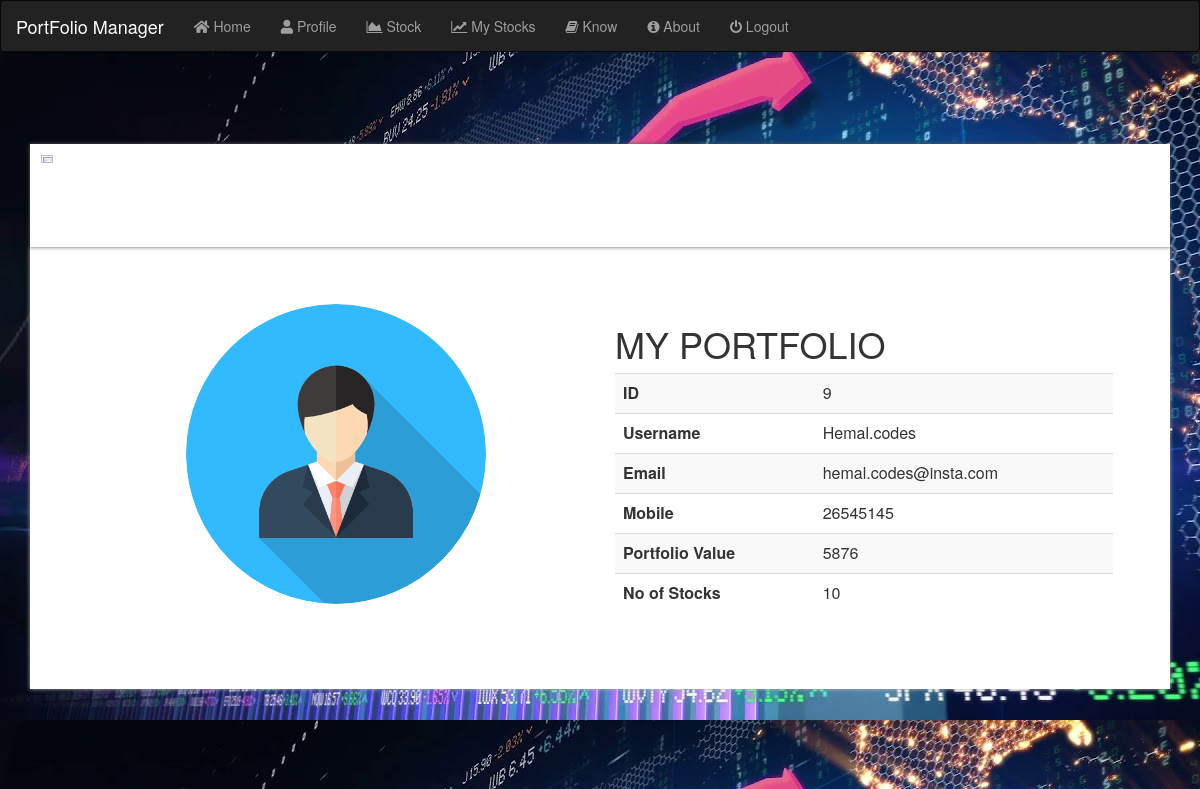
/profile/ (signed in), run on an earlier commit of the app's database.
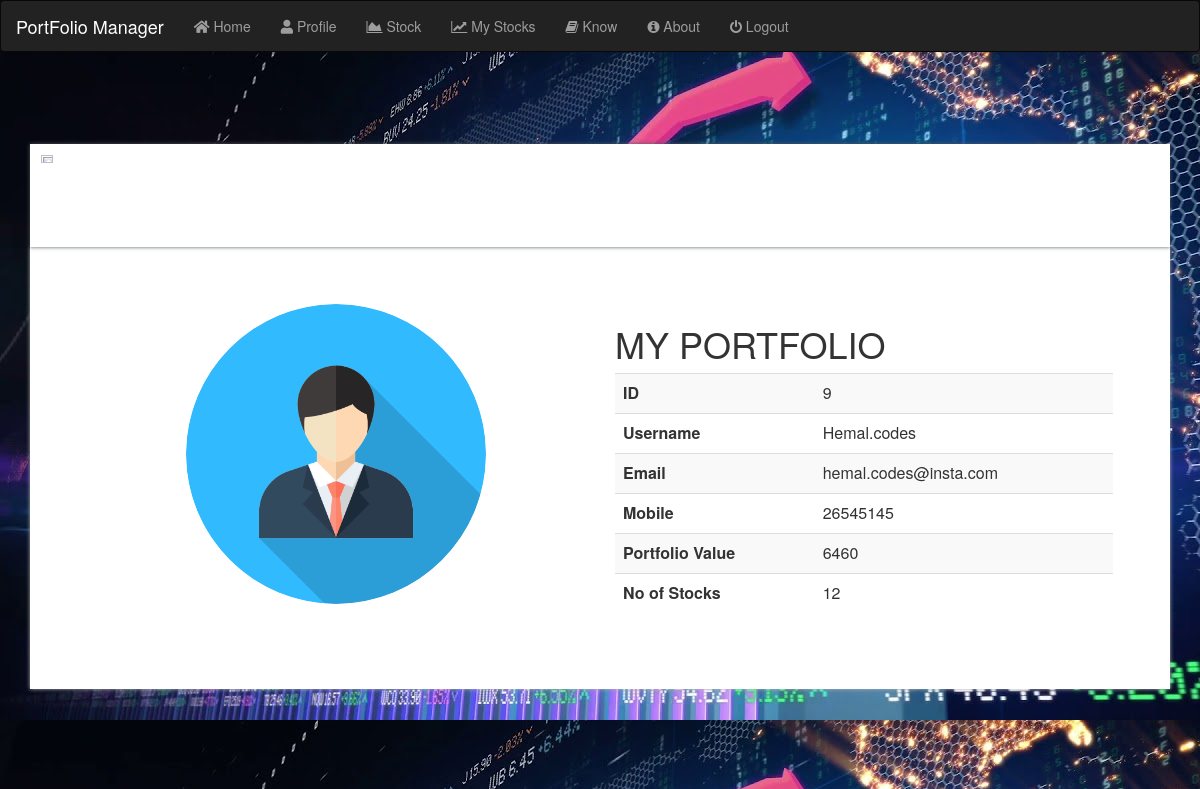
And on a later commit of the database.
### user/models.py (models this page shows, shortened)
class User(models.Model):
    name = models.CharField(max_length=200, help_text="Enter User Name")
    username = models.CharField(max_length=200, help_text="Enter User Name",default="null")
    mobile = models.IntegerField(null=True)
    email = models.CharField(max_length=200,null=True)
    password = models.CharField(max_length=10)
    description = models.TextField(help_text="Enter User Description")
    stock_no = models.IntegerField(default=0)
    portfolio_val = models.IntegerField(default=0.0)
    stock = models.ForeignKey(Stocks, on_delete=models.CASCADE,null=True)

### user/views.py (the view)
# urls.py: path('profile/',views.profile,name='profile'),
def profile(request):
  usr = User.objects.filter(id=request.session['usid'])
  for i in usr:
    u = i
  return render(request, 'home.html', {'u': u})

### user/templates/home.html
<head>
        <link rel="stylesheet" href='/static/design/home_design1.css'>
</head>
{% include "navbar.html" %}
<div class="container portfolio">
        <div class="row">
            <div class="col-md-12">
                <div class="heading">
                    <img src="https://image.ibb.co/cbCMvA/logo.png" />
                </div>
            </div>
        </div>
        <div class="bio-info">
            <div class="row">
                <div class="col-md-6">
                    <div class="row">
                        <div class="col-md-12">
                            <div class="bio-image">
                                <img src="/static/img/user.png" style="width:300px" alt="image" />
                            </div>
                        </div>
                    </div>
                </div>
                <div class="col-md-6">
                    <div class="bio-content">
                        <h1>MY PORTFOLIO</h1>
                            <table class="table table-striped custab">
                                            <tr>
                                                <td><strong>ID</strong></td>
                                                <td>{{u.id}}</td>
                                               </tr>
                                            <tr>
                                                <td><strong>Username</strong></td>
                                                <td>{{u.username}}</td>
                                            </tr>
                                            <tr>
                                                <td><strong>Email</strong></td>
                                                <td>{{u.email}}</td>
                                            </tr>
                                            <tr>
                                                <td><strong>Mobile</strong></td>
                                                 <td>{{u.mobile}}</td>
                                            </tr>
                                            <tr>
                                                    <td><strong>Portfolio Value</strong></td>
                                                    <td>{{u.portfolio_val}}</td>
                                                </tr>
                                                <tr>
                                                        <td><strong>No of Stocks</strong></td>
                                                        <td>{{u.stock_no}}</td>
                                                    </tr>
                                    </table>
                    </div>
                </div>
            </div>
        </div>
    </div>

What changed in the data, as far as the page shows it:
changed User "Hemal.codes": portfolio_val "5876" → "6460"; stock_no "10" → "12"
